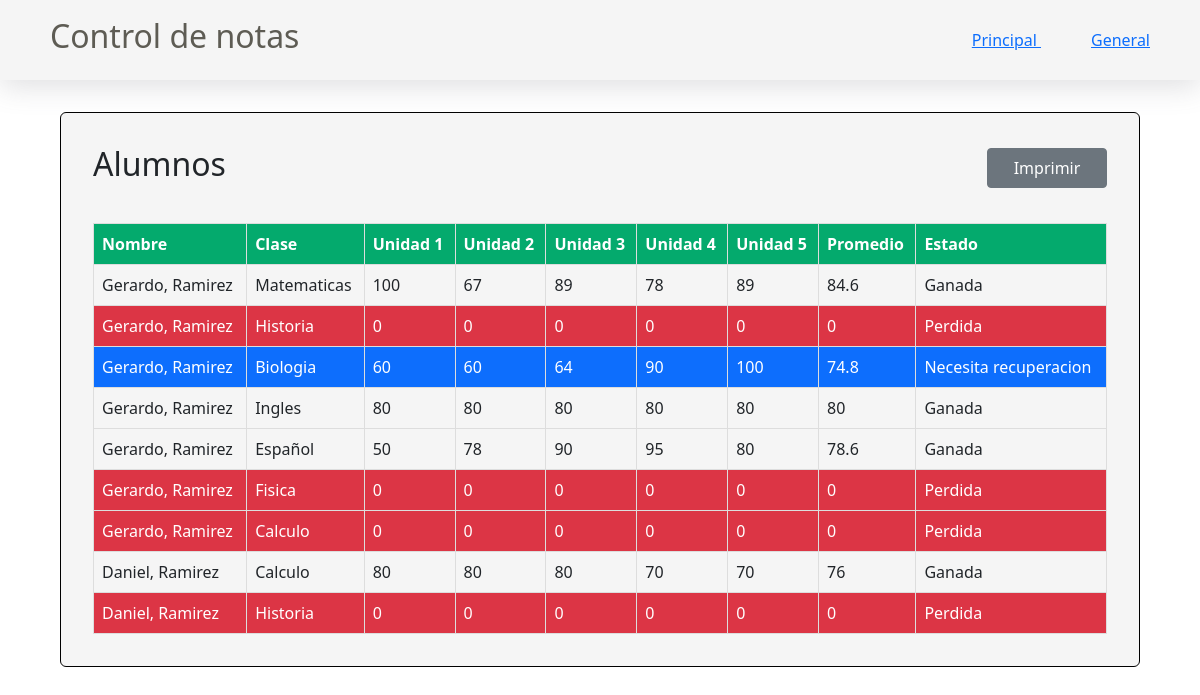
The page /general/ on the database its author committed.
### notes/models.py (models this page shows, shortened)
class Alumno(models.Model):
    first_name = models.CharField(max_length=30)
    last_name = models.CharField(max_length=30)
    control_number = models.IntegerField(default=0)
    def __str__(self):
        return self.first_name + ', ' + self.last_name

### notes/views.py (the view)
# urls.py: path("general/", views.general, name="general"),
def general(request):
    data = Alumno.objects.all()
    result = []
    for alumno in data:
        materias = Materias.objects.all().filter(alumno=alumno)
        for materia in materias:
            calificaciones = [materia.u1 , materia.u2 , materia.u3 , materia.u4 , materia.u5]
            promedio = stats.mean(calificaciones)
            status = 'Necesita recuperacion'
            if promedio > 75:
                status = 'Ganada'
            elif promedio < 55:
                status = 'Perdida'
            result.append({
                'name': alumno,
                'id': alumno.id,
                'clase': clases[materia.clase],
                'u1': materia.u1,
                'u2': materia.u2,
                'u3': materia.u3,
                'u4': materia.u4,
                'u5': materia.u5,
                'promedio': promedio,
                'status': status
            })
    context = Context({"alumnos": result})
    return render(request, 'notes/general_table.html', context.flatten())

### notes/context_processors.py (called while the page is built)
def alumnos(request):
    alumnos = Alumno.objects.all()
    data = [{'name': alumno, 'id': alumno.id, 'control': alumno.control_number} for alumno in alumnos]
    print(data)
    return {'alumnos': data}

### notes/templates/notes/general_table.html (shortened to what this page needs)
{% extends 'notes/base.html' %}
{% load static %}
{% block content %}
<div class="title-container">
<h2>Alumnos</h2>
<button id="imprimir" class='btn btn-secondary'>Imprimir</button>
</div>
<div class='hide-scroll' style="width: 100%; overflow: scroll;">
<table id='general-table' style="width: 100%;">
    <tr style="color: white;">
        <th style="border: 1px solid #ddd; padding: 8px; text-align: left; background-color: #04AA6D;">Nombre</th>
        <th style="border: 1px solid #ddd; padding: 8px; text-align: left; background-color: #04AA6D;">Clase</th>
        <th style="border: 1px solid #ddd; padding: 8px; text-align: left; background-color: #04AA6D;">Unidad 1</th>
        <th style="border: 1px solid #ddd; padding: 8px; text-align: left; background-color: #04AA6D;">Unidad 2</th>
        <th style="border: 1px solid #ddd; padding: 8px; text-align: left; background-color: #04AA6D;">Unidad 3</th>
        <th style="border: 1px solid #ddd; padding: 8px; text-align: left; background-color: #04AA6D;">Unidad 4</th>
        <th style="border: 1px solid #ddd; padding: 8px; text-align: left; background-color: #04AA6D;">Unidad 5</th>
        <th style="border: 1px solid #ddd; padding: 8px; text-align: left; background-color: #04AA6D;">Promedio</th>
        <th style="border: 1px solid #ddd; padding: 8px; text-align: left; background-color: #04AA6D;">Estado</th>
    </tr>
    {% for alumno in alumnos %}
        {% if alumno.promedio < 55 %}
            <tr style="background-color: #dc3545; color: white;">
        {% elif alumno.promedio > 75%}
            <tr>
        {% else %}
            <tr style="background-color: #0d6efd; color: white;">
        {% endif %}
            <td style="border: 1px solid #ddd; padding: 8px; text-align: left;">{{ alumno.name }}</td>
            <td style="border: 1px solid #ddd; padding: 8px; text-align: left;">{{ alumno.clase }}</td>
            <td style="border: 1px solid #ddd; padding: 8px; text-align: left;">{{ alumno.u1 }}</td>
            <td style="border: 1px solid #ddd; padding: 8px; text-align: left;">{{ alumno.u2 }}</td>
            <td style="border: 1px solid #ddd; padding: 8px; text-align: left;">{{ alumno.u3 }}</td>
            <td style="border: 1px solid #ddd; padding: 8px; text-align: left;">{{ alumno.u4 }}</td>
            <td style="border: 1px solid #ddd; padding: 8px; text-align: left;">{{ alumno.u5 }}</td>
            <td style="border: 1px solid #ddd; padding: 8px; text-align: left;">{{ alumno.promedio }}</td>
            <td style="border: 1px solid #ddd; padding: 8px; text-align: left;">{{ alumno.status }}</td>
        </tr>
    {% endfor %}
</table>
</div>
{% endblock %}

### cdn/static/css/style.css (style rules this page uses)
* { margin: 0; padding: 0; }
html { background-color: white; height: 100vh; width: 100vw; font-family: Arial, Helvetica, sans-serif; }
.title-container { display: flex; align-items: center; justify-content: space-between; width: 100%; }
.btn { height: 40px; padding: 5px; font-size: 15px; background-color: seagreen; border: 2px solid rgb(20, 61, 38); border-radius: 10px; color: white; min-width: 120px; }
.hide-scroll { -ms-overflow-style: none; scrollbar-width: none; }

### rows shown on the page
Alumno: name "Gerardo, Ramirez", clase "Matematicas", u1 "100", u2 "67", u3 "89", u4 "78", u5 "89", promedio "84.6", status "Ganada", clase "Historia", u1 "0", u2 "0", u3 "0", u4 "0", u5 "0", promedio "0", status "Perdida", clase "Biologia", u1 "60", u2 "60", u3 "64", u4 "90", u5 "100", promedio "74.8", status "Necesita recuperacion", clase "Ingles", u1 "80", u2 "80", u3 "80", u4 "80", u5 "80", promedio "80", clase "Español", u1 "50", u2 "78", u3 "90", u4 "95", promedio "78.6", clase "Fisica", clase "Calculo"
Alumno: name "Daniel, Ramirez", clase "Calculo", u1 "80", u2 "80", u3 "80", u4 "70", u5 "70", promedio "76", status "Ganada", clase "Historia", u1 "0", u2 "0", u3 "0", u4 "0", u5 "0", promedio "0", status "Perdida"
